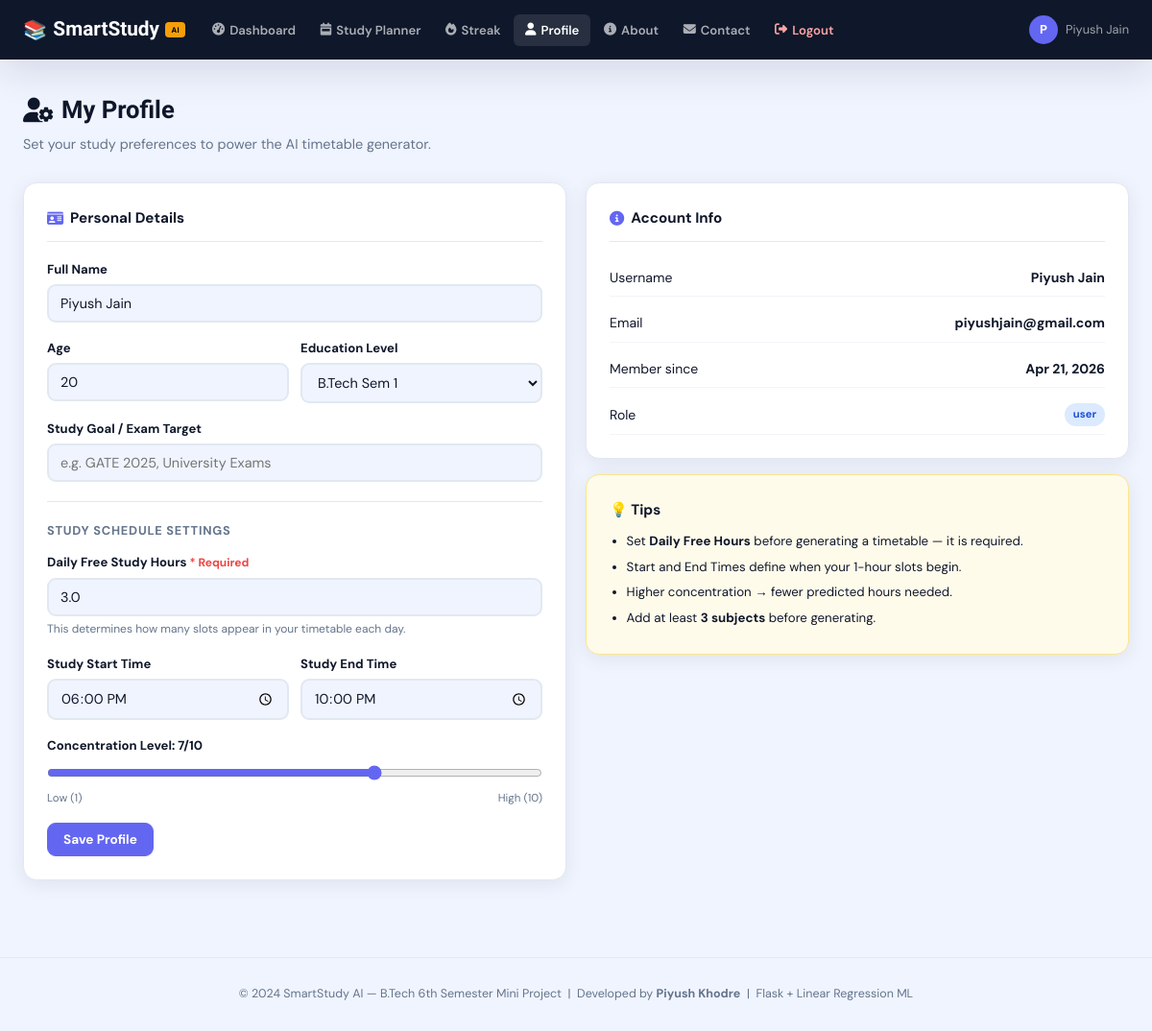
/profile (signed in), run on the app's committed database.
### models.py (models this page shows)
class User(UserMixin, db.Model):
    __tablename__ = "users"
    id            = db.Column(db.Integer, primary_key=True)
    username      = db.Column(db.String(80),  unique=True, nullable=False)
    email         = db.Column(db.String(120), unique=True, nullable=False)
    password_hash = db.Column(db.String(256), nullable=False)
    role          = db.Column(db.String(20),  default="user")
    created_at    = db.Column(db.DateTime,    default=datetime.utcnow)
    profile    = db.relationship("Profile",         backref="user", uselist=False, cascade="all, delete-orphan")
    subjects   = db.relationship("Subject",         backref="user", lazy=True,     cascade="all, delete-orphan")
    timetables = db.relationship("WeeklyTimetable", backref="user", lazy=True,     cascade="all, delete-orphan")
    streaks    = db.relationship("Streak",          backref="user", lazy=True,     cascade="all, delete-orphan")
    goals      = db.relationship("DailyGoal",       backref="user", lazy=True,     cascade="all, delete-orphan")

class Profile(db.Model):
    __tablename__ = "profiles"
    id                  = db.Column(db.Integer,    primary_key=True)
    user_id             = db.Column(db.Integer,    db.ForeignKey("users.id"), nullable=False)
    full_name           = db.Column(db.String(120), default="")
    age                 = db.Column(db.Integer,     default=20)
    education_level     = db.Column(db.String(80),  default="")
    study_goal          = db.Column(db.String(200), default="")
    daily_free_hours    = db.Column(db.Float,       default=0.0)
    study_start_time    = db.Column(db.String(10),  default="")
    study_end_time      = db.Column(db.String(10),  default="")
    concentration_level = db.Column(db.Integer,     default=7)
    planner_mode        = db.Column(db.String(10),  default="subject")

### app.py (the view, shortened to what this page needs)
@app.route("/profile", methods=["GET","POST"])
@login_required
def profile():
    prof = get_or_create_profile(current_user.id)
    return render_template("profile.html", profile=prof, user=current_user)

### app.py (called while the page is built)
@app.context_processor
def inject_globals():
    return dict(timedelta=_td)

@login_manager.user_loader
def load_user(uid):
    return User.query.get(int(uid))

def get_or_create_profile(user_id):
    p = Profile.query.filter_by(user_id=user_id).first()
    if not p:
        p = Profile(user_id=user_id)
        db.session.add(p); db.session.commit()
    return p

### templates/profile.html (shortened to what this page needs)
{% extends "base.html" %}
{% block content %}
<div class="page-header">
  <h1><i class="fas fa-user-cog"></i> My Profile</h1>
  <p>Set your study preferences to power the AI timetable generator.</p>
</div>
<div class="two-col-layout">
  <div class="card">
    <div class="card-header"><h3><i class="fas fa-id-card"></i> Personal Details</h3></div>
    <form method="POST" class="profile-form">
      <div class="form-group">
        <label class="form-label">Full Name</label>
        <input type="text" name="full_name" class="form-control" value="{{ profile.full_name or '' }}" required>
      </div>
      <div class="form-row">
        <div class="form-group">
          <label class="form-label">Age</label>
          <input type="number" name="age" class="form-control" value="{{ profile.age or 20 }}" min="15" max="35">
        </div>
        <div class="form-group">
          <label class="form-label">Education Level</label>
          <select name="education_level" class="form-control">
            {% for lvl in ['B.Tech Sem 1','B.Tech Sem 2','B.Tech Sem 3','B.Tech Sem 4','B.Tech Sem 5','B.Tech Sem 6','B.Tech Sem 7','B.Tech Sem 8','M.Tech','MBA','Other'] %}
            <option {% if profile.education_level == lvl %}selected{% endif %}>{{ lvl }}</option>
            {% endfor %}
          </select>
        </div>
      </div>
      <div class="form-group">
        <label class="form-label">Study Goal / Exam Target</label>
        <input type="text" name="study_goal" class="form-control" value="{{ profile.study_goal or '' }}" placeholder="e.g. GATE 2025, University Exams">
      </div>
      <div class="divider"></div>
      <h4 class="section-mini-title">Study Schedule Settings</h4>
      <div class="form-group required-field">
        <label class="form-label">Daily Free Study Hours <span class="required-star">* Required</span></label>
        <input type="number" name="daily_free_hours" class="form-control" value="{{ profile.daily_free_hours or '' }}"
               min="1" max="12" step="0.5" placeholder="e.g. 4" required>
        <div class="form-hint">This determines how many slots appear in your timetable each day.</div>
      </div>
      <div class="form-row">
        <div class="form-group">
          <label class="form-label">Study Start Time</label>
          <input type="time" name="study_start_time" class="form-control" value="{{ profile.study_start_time or '18:00' }}">
        </div>
        <div class="form-group">
          <label class="form-label">Study End Time</label>
          <input type="time" name="study_end_time" class="form-control" value="{{ profile.study_end_time or '22:00' }}">
        </div>
      </div>
      <div class="form-group">
        <label class="form-label">Concentration Level: <strong id="concLabel">{{ profile.concentration_level or 7 }}</strong>/10</label>
        <input type="range" name="concentration_level" id="concRange" min="1" max="10"
               value="{{ profile.concentration_level or 7 }}" class="range-input"
               oninput="document.getElementById('concLabel').textContent=this.value">
        <div class="range-labels"><span>Low (1)</span><span>High (10)</span></div>
      </div>
      <button type="submit" class="btn btn-primary">Save Profile</button>
    </form>
  </div>
  <div>
    <div class="card info-card">
      <div class="card-header"><h3><i class="fas fa-circle-info"></i> Account Info</h3></div>
      <div class="info-list">
        <div class="info-row"><span>Username</span><strong>{{ user.username }}</strong></div>
        <div class="info-row"><span>Email</span><strong>{{ user.email }}</strong></div>
        <div class="info-row"><span>Member since</span><strong>{{ user.created_at.strftime('%b %d, %Y') }}</strong></div>
        <div class="info-row"><span>Role</span><span class="badge badge-blue">{{ user.role }}</span></div>
      </div>
    </div>
    <div class="card tip-card" style="margin-top:1rem;">
      <h4>💡 Tips</h4>
      <ul class="tip-list">
        <li>Set <strong>Daily Free Hours</strong> before generating a timetable — it is required.</li>
        <li>Start and End Times define when your 1-hour slots begin.</li>
        <li>Higher concentration → fewer predicted hours needed.</li>
        <li>Add at least <strong>3 subjects</strong> before generating.</li>
      </ul>
    </div>
  </div>
</div>
{% endblock %}

### templates/base.html (shortened to what this page needs)
<!DOCTYPE html>
<html lang="en">
<head>
  <link rel="stylesheet" href="https://cdnjs.cloudflare.com/ajax/libs/font-awesome/6.5.0/css/all.min.css">
  <link rel="stylesheet" href="{{ url_for('static', filename='css/style.css') }}">
</head>
<body>
{% if current_user.is_authenticated %}
  {% if current_user.role == 'admin' %}
  <nav class="navbar">
    <a href="{{ url_for('admin_panel') }}" class="nav-brand">
      <span class="brand-icon">📚</span>
      SmartStudy<span class="brand-ai">AI</span>
    </a>
    <ul class="nav-links" id="navLinks">
      <li><a href="{{ url_for('admin_panel') }}" class="nav-link {% if request.endpoint=='admin_panel' %}active{% endif %}">
        <i class="fas fa-shield-halved"></i> Admin Dashboard
      </a></li>
      <li><a href="{{ url_for('logout') }}" class="nav-link nav-logout">
        <i class="fas fa-right-from-bracket"></i> Logout
      </a></li>
    </ul>
    <div class="nav-user">
      <span class="user-avatar" style="background:#dc2626;">A</span>
      <span class="user-name">Admin</span>
    </div>
  </nav>
  {% else %}
  <nav class="navbar">
    <a href="{{ url_for('index') }}" class="nav-brand">
      <span class="brand-icon">📚</span>
      SmartStudy<span class="brand-ai">AI</span>
    </a>
    <ul class="nav-links" id="navLinks">
      <li><a href="{{ url_for('dashboard') }}"      class="nav-link {% if request.endpoint=='dashboard' %}active{% endif %}"><i class="fas fa-gauge-high"></i> Dashboard</a></li>
      <li><a href="{{ url_for('planner') }}"        class="nav-link {% if request.endpoint=='planner' %}active{% endif %}"><i class="fas fa-calendar-week"></i> Study Planner</a></li>
      <li><a href="{{ url_for('streak_tracker') }}" class="nav-link {% if request.endpoint=='streak_tracker' %}active{% endif %}"><i class="fas fa-fire"></i> Streak</a></li>
      <li><a href="{{ url_for('profile') }}"        class="nav-link {% if request.endpoint=='profile' %}active{% endif %}"><i class="fas fa-user"></i> Profile</a></li>
      <li><a href="{{ url_for('about') }}"          class="nav-link {% if request.endpoint=='about' %}active{% endif %}"><i class="fas fa-circle-info"></i> About</a></li>
      <li><a href="{{ url_for('contact') }}"        class="nav-link {% if request.endpoint=='contact' %}active{% endif %}"><i class="fas fa-envelope"></i> Contact</a></li>
      <li><a href="{{ url_for('logout') }}"         class="nav-link nav-logout"><i class="fas fa-right-from-bracket"></i> Logout</a></li>
    </ul>
    <div class="nav-user">
      <span class="user-avatar">{{ current_user.username[0]|upper }}</span>
      <span class="user-name">{{ current_user.username }}</span>
    </div>
  </nav>
  {% endif %}
{% endif %}
<main class="main-content">
  {% block content %}{% endblock %}
</main>
<footer class="footer">
  <p>© 2024 SmartStudy AI — B.Tech 6th Semester Mini Project &nbsp;|&nbsp; Developed by <strong>Piyush Khodre</strong> &nbsp;|&nbsp; Flask + Linear Regression ML</p>
</footer>
</body>
</html>

### data on the page
User: username "P", username "Piyush Jain", email "piyushjain@gmail.com", created_at "Apr 21, 2026", role "user"
Profile: full_name "Piyush Jain", age "20", daily_free_hours "3.0", study_start_time "18:00", study_end_time "22:00", concentration_level "7"

### other printed values
form field education_level "B.Tech Sem 1"
